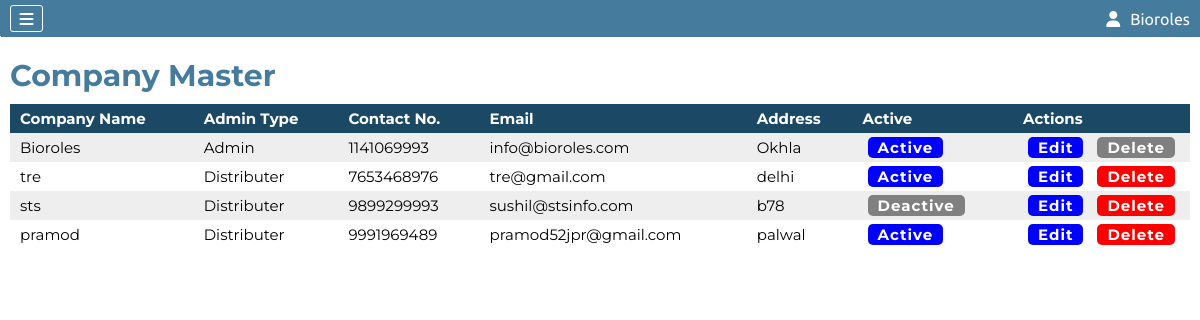
/company.php?comactive=1 (signed in), run on the app's committed database.
### tables this page shows
CREATE TABLE `company` (
  `Company_Id` int(11) NOT NULL AUTO_INCREMENT,
  `userId` int(11) NOT NULL DEFAULT 0,
  `Admin_Type` int(11) NOT NULL DEFAULT 2,
  `Active_Status` int(11) NOT NULL DEFAULT 1,
  `Approvel` int(11) DEFAULT 0,
  `Company_Code` int(11) NOT NULL,
  `Company_Name` varchar(100) NOT NULL,
  `Company_Phone` varchar(10) NOT NULL,
  `Company_Email` varchar(50) NOT NULL,
  `Company_Address` varchar(300) NOT NULL,
  `Company_Username` varchar(25) NOT NULL,
  `Company_Password` varchar(100) NOT NULL,
  `Company_GST` varchar(25) DEFAULT '',
  `Company_PAN` varchar(15) DEFAULT '',
  `Company_TAN` varchar(15) DEFAULT '',
  `Company_Licence` varchar(15) DEFAULT '',
  `Company_Registration` varchar(25) DEFAULT '',
  PRIMARY KEY (`Company_Id`),
  UNIQUE KEY `Company_Username` (`Company_Username`)
);

CREATE TABLE `category` (
  `Category_Id` int(11) NOT NULL AUTO_INCREMENT,
  `Category_Name` varchar(50) NOT NULL,
  PRIMARY KEY (`Category_Id`)
);

### company.php (the view, shortened to what this page needs)
<?php include "conn.php" ?>
<?php include "./components/header.php" ?>
<section class="companyPage">
    <div class="heading">
        <h2>Company Master</h2>
    </div>
    <div class="companyContainer">
        <table>
            <thead>
                <tr>
                    <th>Company Name</th>
                    <th>Admin Type</th>
                    <th>Contact No.</th>
                    <th>Email</th>
                    <th>Address</th>
                    <th>Active</th>
                    <th>Actions</th>
                </tr>
            </thead>
            <tbody>
                <?php
                $sql="select * from company join category on company.`Admin_Type`=category.`Category_Id` where `Approvel`=1";
                $result=mysqli_query($conn,$sql);
                if(mysqli_num_rows($result)>0){
                    while($row=mysqli_fetch_assoc($result)){
                ?>
                <tr>
                    <td><?php echo $row['Company_Name'] ?></td>
                    <td><?php echo $row['Category_Name'] ?></td>
                    <td><?php echo $row['Company_Phone'] ?></td>
                    <td><?php echo $row['Company_Email'] ?></td>
                    <td><?php echo $row['Company_Address'] ?></td>
                    <td>
                    <?php
                        if($row['Admin_Type']==1){
                            $disables="pointer-events:none";
                        }else{
                            $disables="";
                        }
                    ?>
                    <?php
                    if($row['Active_Status']==1){
                    ?>
                        <a href="?comactive=<?php echo $row['Company_Id'] ?>" style="background-color:blue;<?php echo $disables ?>"><?php echo "Active" ?></a>
                    <?php
                    }else{
                    ?>
                        <a href="?comdeactive=<?php echo $row['Company_Id'] ?>" style="background-color:grey"><?php echo "Deactive" ?></a>
                    <?php
                    }
                    ?>
                    </td>
                    <td>
                        <?php
                        if($row['Admin_Type']==1){
                            $disable="style='pointer-events:none;background:grey'";
                        }else{
                            $disable="";
                        }
                        ?>
                        <a href="updateCompanyForm.php?comId=<?php echo $row['Company_Id'] ?>">Edit</a>
                        <a href="company.php?dcomId=<?php echo $row['Company_Id'] ?>" <?php echo $disable ?> style="background-color:red">Delete</Button>
                    </a>
                </tr>
                <?php
                    }
                }else{
                ?>
                <tr>
                    <td colspan="10" style="text-align:center;font-size:20px">No Company Added</td>
                </tr>
                <?php
                }
                ?>
            </tbody>
        </table>
    </div>
</section>
<?php include "./components/footer.php" ?>

### components/header.php (shortened to what this page needs)
<?php
include "conn.php";
?>
<!DOCTYPE html>
<html lang="en">
<head>
    <link rel="stylesheet" href="./style/dashboard.css">
    <link rel="stylesheet" href="./style/buyProduct.css">
    <link rel="stylesheet" href="./style/buyProductForm.css">
    <link rel="stylesheet" href="./style/header.css">
    <link rel="stylesheet" href="./style/profile.css">
    <link rel="stylesheet" href="./style/header.css">
    <link rel="stylesheet" href="./style/company.css">
    <link rel="stylesheet" href="./style/updateCompanyForm.css">
    <link rel="stylesheet" href="./style/branch.css">
    <link rel="stylesheet" href="./style/updateBranchForm.css">
    <link rel="stylesheet" href="./style/category.css">
    <link rel="stylesheet" href="./style/addCategoryForm.css">
    <link rel="stylesheet" href="./style/updateCategoryForm.css">
    <link rel="stylesheet" href="./style/product.css">
    <link rel="stylesheet" href="./style/addProductForm.css">
    <link rel="stylesheet" href="./style/updateProductForm.css">
    <link rel="stylesheet" href="./style/myBranch.css">
    <link rel="stylesheet" href="./style/addMyBranchForm.css">
    <link rel="stylesheet" href="./style/updateMyBranchForm.css">
    <link rel="stylesheet" href="./style/updateMyBranchForm.css">
    <link rel="stylesheet" href="./style/PCategory.css">
    <link rel="stylesheet" href="./style/addPCategoryForm.css">
    <link rel="stylesheet" href="./style/updatePCategoryForm.css">
    <link rel="stylesheet" href="./style/orders.css">
    <link rel="stylesheet" href="./style/myOrders.css">
    <link rel="stylesheet" href="./style/cancelReason.css">
    <link rel="stylesheet" href="./style/product-category.css">
    <link rel="stylesheet" href="https://cdnjs.cloudflare.com/ajax/libs/font-awesome/6.4.0/css/all.min.css"
 />
</head>
<body>
    <header class="headerContainer">
        <div class="hamburger">
            <i class="fa-solid fa-bars"></i>
        </div>
        <?php
        if (isset($_SESSION['Company_Id'])) {
            $hcid = $_SESSION['Company_Id'];
            $hcSql = "select `Company_Name`,`Admin_Type` from company where `Company_Id`=$hcid";
            $hcResult = mysqli_query($conn, $hcSql);
            $hcRow = mysqli_fetch_assoc($hcResult);
        } elseif (isset($_SESSION['User_Id'])) {
            $huid = $_SESSION['User_Id'];
            $huSql = "select `Username`,`User_Permission` from users where `User_Id`=$huid";
            $huResult = mysqli_query($conn, $huSql);
            $huRow = mysqli_fetch_assoc($huResult);
        }
        ?>
        <div class="helloCompany" id="helloCompany">
            <i class="fa-solid fa-user"></i>
            <div>
                <?php echo isset($hcRow['Company_Name']) ? $hcRow['Company_Name'] : $huRow['Username'] ?>
            </div>
        </div>
    </header>
    <section class="mainContainer">

### style/buyProduct.css (style rules this page uses)
body { background: #e7e6e6; }

### style/header.css (style rules this page uses)
* { margin: 0; padding: 0; box-sizing: border-box; }
.headerContainer { display: flex; justify-content: space-between; background-color: #457b9d ; padding: 5px 10px; font-family: 'Ubuntu', sans-serif; }
.headerContainer .hamburger { display: flex; justify-content: space-evenly; align-items: center; padding: 2px; border: 1px solid rgb(255, 255, 255); width: 33px; height: 27px; border-radius: 3px; transition-duration: 0.2s; }
.headerContainer .helloCompany { display: flex; justify-content: space-evenly; align-items: center; width: fit-content; cursor: pointer; transition-duration: 0.2s; color: white; }
.headerContainer .helloCompany div { margin-left: 10px; }
.mainContainer { display: flex; }
i.fa-solid.fa-bars { color: white; }
i.fa-solid.fa-user { margin-left: -3px; }

### style/company.css (style rules this page uses)
body { background: #e7e6e6; }
.companyPage { font-family: 'Montserrat', sans-serif; width: 100%; min-height: 750px; padding: 10px; }
.companyPage h2 { font-size: 30px; margin: 10px 0px; color: #457b9d; font-weight: 700; }
.heading { display: flex; justify-content: space-between; align-items: center; }
.companyPage .companyContainer { background-color: #ffffff; width: 100%; overflow: auto; }
.companyPage .companyContainer table { width: 100%; padding: 10px; }
.companyPage .companyContainer table th { text-align: left; font-size: 15px; padding: 5px 10px; }
.companyPage .companyContainer table td { font-size: 15px; padding: 5px 10px; }
table td a { margin: 0px 5px; background-color: blue; color: white; padding: 1px 10px; font-weight: bold; letter-spacing: 1px; text-decoration: none; border-radius: 5px; }
.companyPage .companyContainer table td:last-child, .categoryPage .companyContainer table th:last-child { text-align: left; width: 15%; }
table { border-collapse: collapse; border-spacing: 0; border-radius: 12px 12px 0px 0px; box-shadow: 0 12px 5pxrgba(32, 32, 32, .3); }
th { border-spacing: none; background: #1b4965; color: white; border-radius: none; }
tr:nth-child(odd) { background-color: #eeeeee }

### style/updateCompanyForm.css (style rules this page uses)
body { background: #e7e6e6; }

### style/branch.css (style rules this page uses)
body { background: #e7e6e6; }

### style/category.css (style rules this page uses)
body { background: #e7e6e6; }

### style/addCategoryForm.css (style rules this page uses)
body { background: #e7e6e6; }

### style/updateCategoryForm.css (style rules this page uses)
body { background: #e7e6e6; }

### style/product.css (style rules this page uses)
body { background: #e7e6e6; }

### style/addProductForm.css (style rules this page uses)
body { background: #ffffff; }

### style/myBranch.css (style rules this page uses)
body { background: #e7e6e6; }

### style/addMyBranchForm.css (style rules this page uses)
body { background: #e7e6e6; }

### style/updateMyBranchForm.css (style rules this page uses)
body { background: #e7e6e6; }

### style/PCategory.css (style rules this page uses)
body { background: #e7e6e6; }

### style/addPCategoryForm.css (style rules this page uses)
body { background: #e7e6e6; }

### style/myOrders.css (style rules this page uses)
body { background: #e7e6e6; }

### style/product-category.css (style rules this page uses)
body { background: #ffffff; }

### data on the page
company: Company_Name "Bioroles", category.Category_Name "Admin", Company_Phone "1141069993", Company_Email "info@bioroles.com", Company_Address "Okhla"
company: Company_Name "tre", category.Category_Name "Distributer", Company_Phone "7653468976", Company_Email "tre@gmail.com", Company_Address "delhi"
company: Company_Name "sts", category.Category_Name "Distributer", Company_Phone "9899299993", Company_Email "sushil@stsinfo.com", Company_Address "b78"
company: Company_Name "pramod", category.Category_Name "Distributer", Company_Phone "9991969489", Company_Email "pramod52jpr@gmail.com", Company_Address "palwal"
